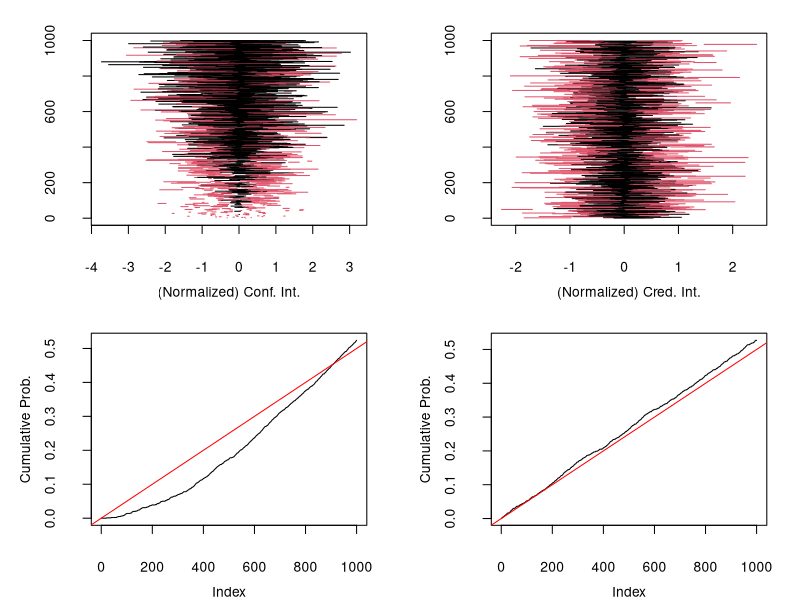

Here is the R script that generated this plot:
library(MCMCpack)

par(mfrow=c(2,2),cex=1.4,mgp=c(3.5,2,0),mar=c(4.5,5.5,2,2))


jointPost <- Vectorize(function(sig2,mu,y,mu0,n0,sig20,nu0){
  exp(sum(dnorm(y,mu,sqrt(sig2),log=TRUE))+dnorm(mu,mu0,sqrt(sig2/n0),log=TRUE)+log(dinvgamma(sig2,nu0/2,nu0*sig20/2)
  ))},"sig2")

margPost <- Vectorize(function(mu,y,mu0,n0,sig20,nu0){
  integrate(jointPost,0,Inf,mu=mu,y=y,mu0=mu0,n0=n0,sig20=sig20,nu0=nu0)$value  
},"mu")

margPostAna = Vectorize(function(mu,ybar,s2,N,mu0,n0,nu0,sig20){
  mu1 = (N * ybar + n0 * mu0)/(N + n0)
  nu1 = N + nu0
  S21 = nu0 * sig20 + (N - 1) * s2 + N * n0/(n0 + N) * (ybar - mu0)
  sig21 = S21/nu1
  dt((mu - mu1)/sqrt(sig21/(n0 + N)), nu1)/sqrt(sig21/(n0 + N))
},"mu")

credInt = function(ybar,s2,N,mu0,n0,nu0,sig20,alpha=.5){
  
  n1 = n0 + N
  mu1 = (N * ybar + n0 * mu0)/n1
  nu1 = N + nu0
  S1 = nu0 * sig20 + (N - 1) * s2 + N * n0/n1 * (ybar - mu0)^2
  sig21 = S1/nu1
  
  tstar = qt(1-alpha/2,nu1)
  
  mu1 + c(-1,1)*tstar*sqrt(sig21/n1)
}


M = 1000
N = 2

mu0=8
n0=1
sig20=12^2
nu0=1
alpha = .5


sig2 = rinvgamma(M,nu0/2,nu0*sig20/2)
mu = rnorm(M,mu0,sqrt(sig2/n0))
y = mapply(rnorm,mean=mu,sd=sqrt(sig2),MoreArgs=list(n=N))
ybar = apply(y,2,mean)
s2 = apply(y,2,var)

creds = mapply(credInt,ybar=ybar,s2=s2,MoreArgs=list(N=N,mu0=mu0,n0=n0,sig20=sig20,nu0=nu0,alpha=alpha))
confs = apply(y,2,sort)

creds2 = t((t(creds) - mu)/sqrt(sig2))
confs2 = t((t(confs) - mu)/sqrt(sig2))

containsCred = creds[1,]<mu & creds[2,]>mu
containsConf = confs[1,]<mu & confs[2,]>mu

widthCred = creds[2,]-creds[1,]
ordCred = order(widthCred)

widthConf = confs[2,]-confs[1,]
ordConf = order(widthConf)

par(mfcol=c(2,2))

plot(0,0,xlim=range(confs2),ylim=c(0,M+1),ty='n',xlab="(Normalized) Conf. Int.", ylab="")
segments(confs2[1,ordConf],1:M,confs2[2,ordConf],1:M,col=2-containsConf[ordConf])

plot(cumsum(containsConf[ordConf])/M,ty='l',ylab="Cumulative Prob.")
abline(0,.5/M,col="red")


plot(0,0,xlim=range(creds2),ylim=c(0,M+1),ty='n',xlab="(Normalized) Cred. Int.", ylab="")
segments(creds2[1,ordCred],1:M,creds2[2,ordCred],1:M,col=2-containsCred[ordCred])

plot(cumsum(containsCred[ordCred])/M,ty='l',ylab="Cumulative Prob.")
abline(0,.5/M,col="red")
